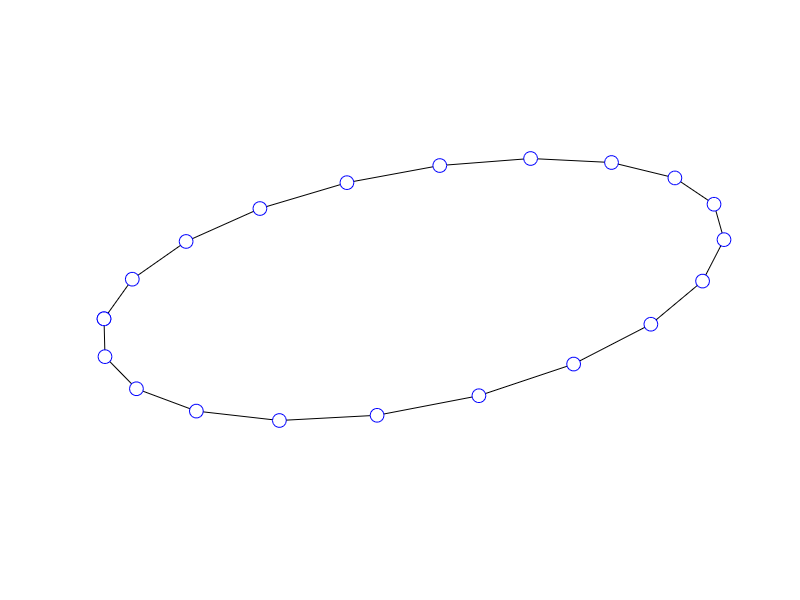

Reproduce this figure in MATLAB.
close all

% set display window stuff
set(gcf,'color','white')
%set(gcf, 'Position', get(0, 'Screensize'));

% axis stuff
%axis manual  % tell matlab not adjust the axis automatically
axis equal   % prevent matlab from scaling x and y direction differently 
axis off

hold on

%X = [0 1 1 1];
%Y = [0 1 1 0];

% set number of vertices and iterations
n = 20;
iter = 100;

% set arrays of points
X = rand(1,n);
Y = rand(1,n);

% add one element to the end of arrays that is the same as first element to
% close the polygon
X(length(X)+1) = X(1);
Y(length(Y)+1) = Y(1);

% set plotting style
poly_handle = plot(X,Y,'-ko','markeredgecolor','b','markerfacecolor','w','markersize',10);




for i=1:iter+1 % +1 because we draw first
    %plot new polygon
    set(poly_handle,'xdata',X,'ydata',Y);
    drawnow
    pause(.01)
    
    %update vertices
    for k=1:n
        X(k) = 0.5*(X(k) + X(k+1));
        Y(k) = 0.5*(Y(k) + Y(k+1));
    end
    X(n+1) = X(1);
    Y(n+1) = Y(1);
end
hold off